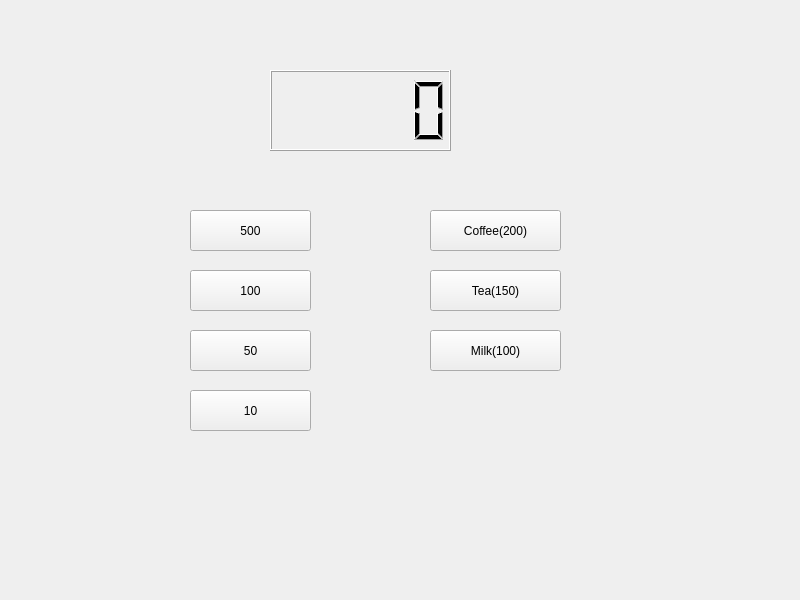
<?xml version="1.0" encoding="UTF-8"?>
<ui version="4.0">
 <class>Widget</class>
 <widget class="QWidget" name="Widget">
  <property name="geometry">
   <rect>
    <x>0</x>
    <y>0</y>
    <width>800</width>
    <height>600</height>
   </rect>
  </property>
  <property name="windowTitle">
   <string>Widget</string>
  </property>
  <widget class="QLCDNumber" name="lcdNumber">
   <property name="geometry">
    <rect>
     <x>270</x>
     <y>70</y>
     <width>181</width>
     <height>81</height>
    </rect>
   </property>
  </widget>
  <widget class="QPushButton" name="pbCoin500">
   <property name="geometry">
    <rect>
     <x>190</x>
     <y>210</y>
     <width>121</width>
     <height>41</height>
    </rect>
   </property>
   <property name="text">
    <string>500</string>
   </property>
  </widget>
  <widget class="QPushButton" name="pbCoin100">
   <property name="geometry">
    <rect>
     <x>190</x>
     <y>270</y>
     <width>121</width>
     <height>41</height>
    </rect>
   </property>
   <property name="text">
    <string>100</string>
   </property>
  </widget>
  <widget class="QPushButton" name="pbCoin50">
   <property name="geometry">
    <rect>
     <x>190</x>
     <y>330</y>
     <width>121</width>
     <height>41</height>
    </rect>
   </property>
   <property name="text">
    <string>50</string>
   </property>
  </widget>
  <widget class="QPushButton" name="pbCoin10">
   <property name="geometry">
    <rect>
     <x>190</x>
     <y>390</y>
     <width>121</width>
     <height>41</height>
    </rect>
   </property>
   <property name="text">
    <string>10</string>
   </property>
  </widget>
  <widget class="QPushButton" name="pbCoffee">
   <property name="geometry">
    <rect>
     <x>430</x>
     <y>210</y>
     <width>131</width>
     <height>41</height>
    </rect>
   </property>
   <property name="text">
    <string>Coffee(200)</string>
   </property>
  </widget>
  <widget class="QPushButton" name="pbMilk">
   <property name="geometry">
    <rect>
     <x>430</x>
     <y>330</y>
     <width>131</width>
     <height>41</height>
    </rect>
   </property>
   <property name="text">
    <string>Milk(100)</string>
   </property>
  </widget>
  <widget class="QPushButton" name="pbTea">
   <property name="geometry">
    <rect>
     <x>430</x>
     <y>270</y>
     <width>131</width>
     <height>41</height>
    </rect>
   </property>
   <property name="text">
    <string>Tea(150)</string>
   </property>
  </widget>
 </widget>
 <resources/>
 <connections/>
</ui>
